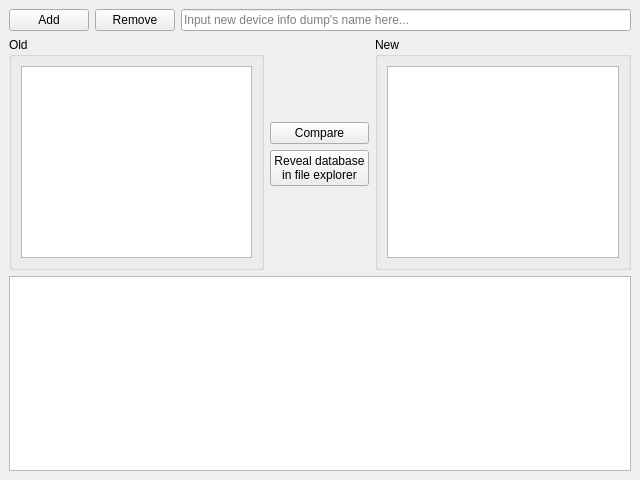
<?xml version="1.0" encoding="UTF-8"?>
<ui version="4.0">
 <class>MainWindow</class>
 <widget class="QMainWindow" name="MainWindow">
  <property name="geometry">
   <rect>
    <x>0</x>
    <y>0</y>
    <width>640</width>
    <height>480</height>
   </rect>
  </property>
  <property name="windowTitle">
   <string>MainWindow</string>
  </property>
  <widget class="QWidget" name="centralWidget">
   <layout class="QVBoxLayout" name="verticalLayout">
    <item>
     <layout class="QHBoxLayout" name="horizontalLayout">
      <item>
       <widget class="QPushButton" name="addPushButton">
        <property name="maximumSize">
         <size>
          <width>16777215</width>
          <height>16777215</height>
         </size>
        </property>
        <property name="text">
         <string>Add</string>
        </property>
        <property name="icon">
         <iconset>
          <normaloff>icons/plus-circle.png</normaloff>icons/plus-circle.png</iconset>
        </property>
       </widget>
      </item>
      <item>
       <widget class="QPushButton" name="deletePushButton">
        <property name="maximumSize">
         <size>
          <width>16777215</width>
          <height>16777215</height>
         </size>
        </property>
        <property name="text">
         <string>Remove</string>
        </property>
        <property name="icon">
         <iconset>
          <normaloff>icons/minus-circle.png</normaloff>icons/minus-circle.png</iconset>
        </property>
       </widget>
      </item>
      <item>
       <widget class="QLineEdit" name="dumpTitleLineEdit">
        <property name="placeholderText">
         <string>Input new device info dump's name here...</string>
        </property>
       </widget>
      </item>
     </layout>
    </item>
    <item>
     <layout class="QHBoxLayout" name="horizontalLayout_2">
      <item>
       <widget class="QGroupBox" name="groupBox">
        <property name="title">
         <string>Old</string>
        </property>
        <layout class="QHBoxLayout" name="horizontalLayout_4">
         <item>
          <widget class="QListView" name="leftListView">
           <property name="maximumSize">
            <size>
             <width>16777215</width>
             <height>16777215</height>
            </size>
           </property>
          </widget>
         </item>
        </layout>
       </widget>
      </item>
      <item>
       <layout class="QVBoxLayout" name="verticalLayout_2">
        <item>
         <spacer name="verticalSpacer">
          <property name="orientation">
           <enum>Qt::Vertical</enum>
          </property>
          <property name="sizeHint" stdset="0">
           <size>
            <width>20</width>
            <height>40</height>
           </size>
          </property>
         </spacer>
        </item>
        <item>
         <widget class="QPushButton" name="comparePushButton">
          <property name="text">
           <string>Compare</string>
          </property>
          <property name="icon">
           <iconset>
            <normaloff>icons/books.png</normaloff>icons/books.png</iconset>
          </property>
         </widget>
        </item>
        <item>
         <widget class="QPushButton" name="revealDBPushButton">
          <property name="text">
           <string>Reveal database
in file explorer</string>
          </property>
          <property name="icon">
           <iconset>
            <normaloff>icons/database-share.png</normaloff>icons/database-share.png</iconset>
          </property>
         </widget>
        </item>
        <item>
         <spacer name="verticalSpacer_2">
          <property name="orientation">
           <enum>Qt::Vertical</enum>
          </property>
          <property name="sizeHint" stdset="0">
           <size>
            <width>20</width>
            <height>40</height>
           </size>
          </property>
         </spacer>
        </item>
       </layout>
      </item>
      <item>
       <widget class="QGroupBox" name="groupBox_2">
        <property name="title">
         <string>New</string>
        </property>
        <layout class="QHBoxLayout" name="horizontalLayout_5">
         <item>
          <widget class="QListView" name="rightListView">
           <property name="maximumSize">
            <size>
             <width>16777215</width>
             <height>16777215</height>
            </size>
           </property>
          </widget>
         </item>
        </layout>
       </widget>
      </item>
     </layout>
    </item>
    <item>
     <widget class="QTextEdit" name="loggingTextEdit">
      <property name="maximumSize">
       <size>
        <width>16777215</width>
        <height>16777215</height>
       </size>
      </property>
      <property name="readOnly">
       <bool>true</bool>
      </property>
     </widget>
    </item>
   </layout>
  </widget>
 </widget>
 <resources/>
 <connections/>
</ui>
